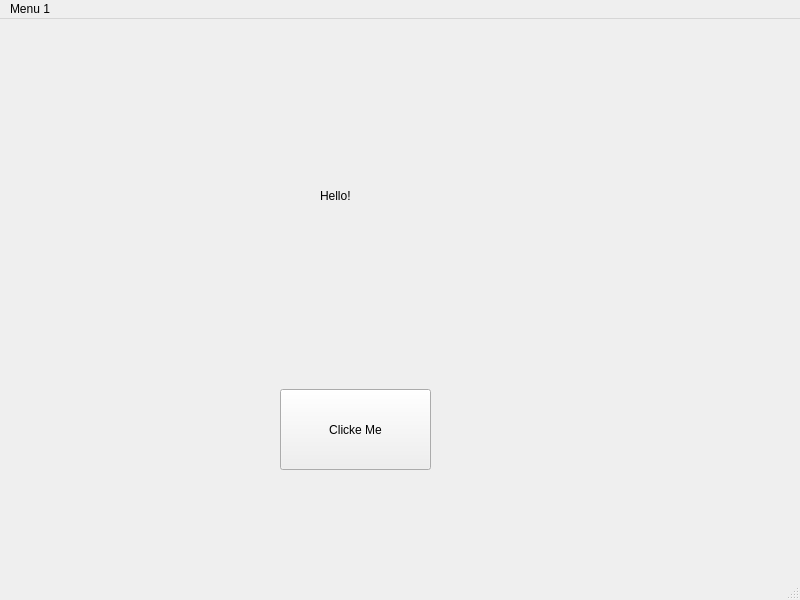
<?xml version="1.0" encoding="UTF-8"?>
<ui version="4.0">
 <class>MainWindow</class>
 <widget class="QMainWindow" name="MainWindow">
  <property name="geometry">
   <rect>
    <x>0</x>
    <y>0</y>
    <width>800</width>
    <height>600</height>
   </rect>
  </property>
  <property name="windowTitle">
   <string>MainWindow</string>
  </property>
  <widget class="QWidget" name="centralwidget">
   <widget class="QPushButton" name="mainButton">
    <property name="geometry">
     <rect>
      <x>280</x>
      <y>370</y>
      <width>151</width>
      <height>81</height>
     </rect>
    </property>
    <property name="text">
     <string>Clicke Me</string>
    </property>
   </widget>
   <widget class="QLabel" name="label1">
    <property name="geometry">
     <rect>
      <x>320</x>
      <y>170</y>
      <width>47</width>
      <height>13</height>
     </rect>
    </property>
    <property name="text">
     <string>Hello!</string>
    </property>
   </widget>
  </widget>
  <widget class="QMenuBar" name="menubar">
   <property name="geometry">
    <rect>
     <x>0</x>
     <y>0</y>
     <width>800</width>
     <height>21</height>
    </rect>
   </property>
   <widget class="QMenu" name="menuMenu_1">
    <property name="title">
     <string>Menu 1</string>
    </property>
    <addaction name="separator"/>
   </widget>
   <addaction name="menuMenu_1"/>
  </widget>
  <widget class="QStatusBar" name="statusbar"/>
 </widget>
 <resources/>
 <connections/>
</ui>
